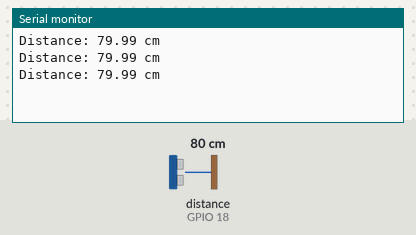
Bench run of a sketch on a simulated ESP32. Parts: the last lines printed to the serial monitor. Wiring (inferred from the names in the program): ultrasonic range finder: trigger GPIO 5; echo GPIO 18. Inputs (shaded band) come from the test bench; at power-on: distance to the obstacle (sensor on GPIO 18) 80 cm. The echo pulse lasts 58.3 µs per cm.

Above: at 1.7 s.
1.8 s: distance to the obstacle (sensor on GPIO 18) set to 2 cm
At 2.4 s:
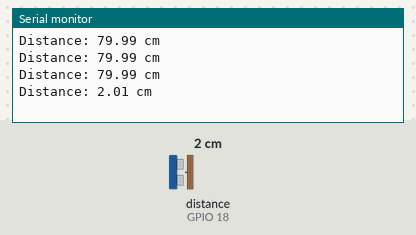
3.3 s: distance to the obstacle (sensor on GPIO 18) set to 4 cm
At 3.9 s:
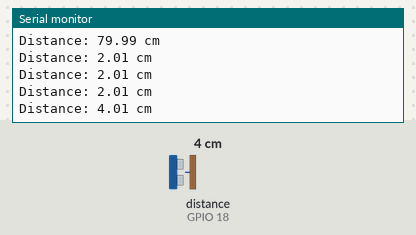
Timing chart, 0 to 6.3 s (numbered marks = the images above; inputs shaded):
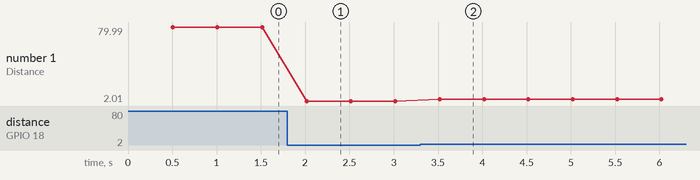

Measured:
- after the input at 1.8 s, the serial monitor: prints a new line after 0.22 s (image 1)
- after the input at 3.3 s, the serial monitor: prints a new line after 0.22 s (image 2)
- plotted number 1: 79.99 → 2.01 after the input at 1.8 s, 2.01 → 4.01 after the input at 3.3 s

The sketch:

Ultrasonic_sonar_sensor.ino
```cpp
/*
  ESP32 + HC-SR04 Ultrasonic Sensor

  Wiring used by this example:
    HC-SR04 VCC  -> ESP32 VIN/5V
    HC-SR04 GND  -> ESP32 GND
    HC-SR04 TRIG -> ESP32 GPIO 5
    HC-SR04 ECHO -> ESP32 GPIO 18 through a voltage divider

  IMPORTANT:
  The HC-SR04 ECHO pin can output 5V, but ESP32 GPIO pins accept
  approximately 3.3V only. Use a voltage divider before connecting
  ECHO to the ESP32 (for example, 1k ohm from ECHO to GPIO 18 and
  2k ohm from GPIO 18 to GND).
*/

const uint8_t TRIG_PIN = 5;
const uint8_t ECHO_PIN = 18;

void setup() {
  // Start the Serial Monitor so we can see the measured distance.
  Serial.begin(115200);

  // TRIG sends the ultrasonic signal.
  pinMode(TRIG_PIN, OUTPUT);

  // ECHO receives the signal reflected by an object.
  pinMode(ECHO_PIN, INPUT);

  // Keep the trigger pin LOW before the first measurement.
  digitalWrite(TRIG_PIN, LOW);
  delay(500);
}

void loop() {
  // Make sure the trigger pulse starts from LOW.
  digitalWrite(TRIG_PIN, LOW);
  delayMicroseconds(2);

  // Send a short 10-microsecond ultrasonic trigger pulse.
  digitalWrite(TRIG_PIN, HIGH);
  delayMicroseconds(10);
  digitalWrite(TRIG_PIN, LOW);

  // Measure how long the ECHO pin stays HIGH.
  // The timeout prevents the program from waiting forever.
  unsigned long echoTime = pulseIn(ECHO_PIN, HIGH, 30000);

  if (echoTime == 0) {
    // No echo was received within the timeout.
    Serial.println("No echo received - check wiring or distance.");
  } else {
    // Sound travels to the object and back, so divide by 2.
    // Speed of sound is approximately 0.0343 cm per microsecond.
    float distanceCm = (echoTime * 0.0343) / 2.0;

    Serial.print("Distance: ");
    Serial.print(distanceCm, 2);
    Serial.println(" cm");
  }

  // Wait before taking the next reading.
  delay(500);
}
```
